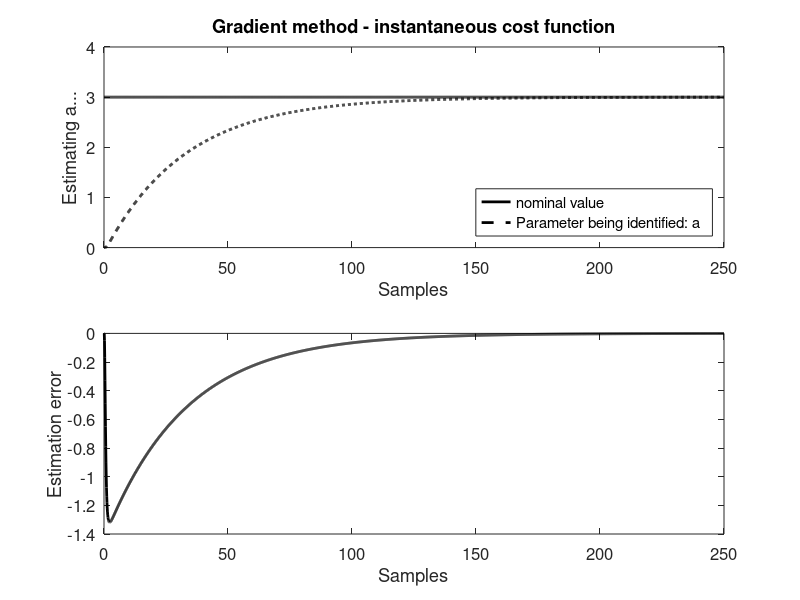

Here is the MATLAB script that generated this plot:
%script adaptado de https://edisciplinas.usp.br/course/view.php?id=81578#section-1 #

close all
clear all

%%%%%%%%%%%%%%%%%%%%%%%%%%
% dados de simulacao
% \dot{x}(t) = -ax(t)+4u(t)
% x = (b/(s+a))u, com b conhecido
%%%%%%%%%%%%%%%%%%%%%%%%%%
pkg load control;
% parâmetros nominais (ou seja, do sistema real) de onde se medirá IO
% sistema
a  = 3;
b = 4;
num = [0 b];
den = [1 a];
ftx  = tf(num,den);

% dados para simulação
N = 250;
dt = 0.1;
T = 0:dt:N;
u = ones(1,N/dt+1);

%Simula o sistema para a entrada u degrau unitario (saída do sistema nominal - "real")
[Y,T] = lsim(ftx,u,T);

%%%%%%%%%%%%%%%%%%%%%%%%%%%%%%%%%%%%%%%%%%%%%%%%%%%%
% algoritmo do gradiente para identificar parametros
%%%%%%%%%%%%%%%%%%%%%%%%%%%%%%%%%%%%%%%%%%%%%%%%%%%%

% parâmetros
theta(1)     = 0; %valor inicial de theta = a
gamma        = 0.1; %ganho adaptativo
alpha = 1; % para o sinal de normalização ns

% z = dot(y) / Lambda - (b /Lambda) u
% Componentes de z com Lambda = s + 2
f_dot_y = tf([1 0],[1 2]); % s / s+2
f_phi_1 = tf([0 1],[1 2]); % 1 / s+2
f_u = tf(4,[1 2]);

Y2 = lsim(f_dot_y,Y,T);
Y3 = lsim(f_u,u,T);
z = Y2 - Y3;

Y1 = lsim(f_phi_1,Y,T);

for k = 1:N/dt
    phi_1(k)   = -Y1(k);
    m2         = 1 + alpha*(phi_1(k)'*phi_1(k));
    erro(k+1) = (z(k) - theta(k)'*phi_1(k)) / m2;
    theta(k+1) = theta(k) + gamma*dt*erro(k+1)*phi_1(k);
end

subplot(2,1,1);
a_plot = a*ones(1, length(theta));
plot(T, a_plot, 'k-', 'LineWidth', 2, T, theta, 'k--', 'LineWidth', 2);
set(gca, "fontsize", 12);
axis([0, length(T)*dt, 0, 4]);
title('Gradient method - instantaneous cost function');
legend('nominal value', 'Parameter being identified: a', "location", "southeast");
xlabel('Samples');
ylabel('Estimating a...');
subplot(2,1,2);
plot(T, erro, 'k-', 'LineWidth', 2);
set(gca, "fontsize", 12);
xlabel('Samples');
ylabel('Estimation error');

